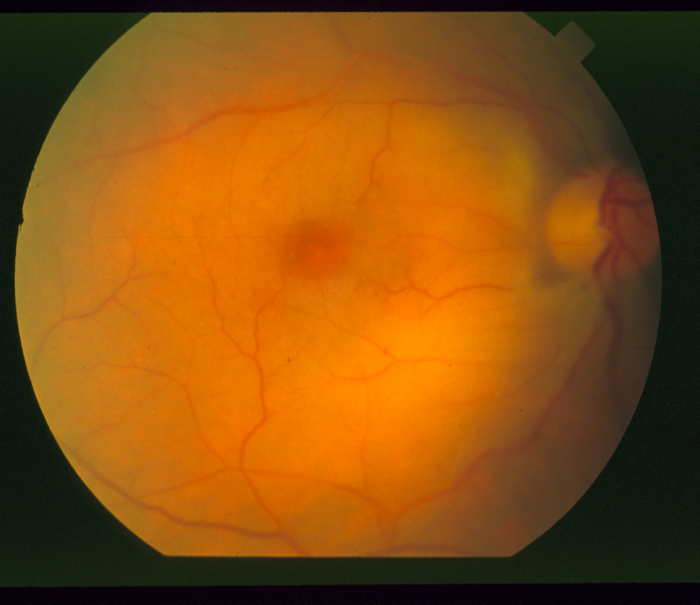
#> input picture test_img/im0004.ppm, 700 x 605 px, given in place of im0235.ppm, which was not available
$ python stats.py   (older library calls are emulated)
#> lines starting #> are read from the running program, lines starting #| are printed output that depends on the picture; pictures that were not available may be replaced by others from this repository, and a replacement may not be noted
### testData.py
import stats
import cv2
from os import listdir

def readTrainingSet():
    files = listdir("test_results")
    files = [x[:-4] for x in files]
    trainingSet = []
    for file in files:
        with open("/home/odys1528/PycharmProjects/funduscopy/test_results/" + file + ".txt",
                  "r") as file:
            data = file.read()
            data = data[:-1]  # deleting last ] char
            tokens = data.split(",")
            i = 0
            while (i < len(tokens)):
                if(tokens[i].strip()[1:]=="False"):
                    isFundus = False
                else:
                    isFundus = True
                i += 1
                average=[]
                average.append(float(tokens[i][7:]))
                i += 1
                average.append(float(tokens[i]))
                i += 1
                average.append(float(tokens[i][:-2]))
                i += 1
                hu = []
                hu.append(float(tokens[i][8:].strip()))
                i += 1
                hu.append(float(tokens[i].strip()))
                i += 1
                hu.append(float(tokens[i].strip()))
                i += 1
                hu.append(float(tokens[i].strip()))
                i += 1
                hu.append(float(tokens[i].strip()))
                i += 1
                hu.append(float(tokens[i].strip()))
                i += 1
                hu.append(float(tokens[i][:-2].strip()))
                i += 1
                variance = float(tokens[i][:-1].strip())
                i += 1
                trainingSet.append((isFundus, average, hu, variance))
    return trainingSet
# [37 lines that do not run on import are left out]

### stats.py
import random
import numpy as np
import math
import operator
import cv2
import testData
import matplotlib as plt
from sklearn.metrics import mean_squared_error
from PIL import Image

#coefficiants of parameters' significance: [average, hu, variance]
# global COEF
# global DILATATION
COEF = [1, 100000, 2]
DILATATION = 1

# [45 lines left out: functions randPixels, isThatFundus, fundusDatabase, countHuMoments, not called in this run]


def countVariance(array):
    return np.var(array)

# [317 lines left out: functions countAverage, cut25x25FromArray, countPixelParameters, scaleParameters, countAllParameters, euclideanDistance and 8 more, not called in this run]

if __name__ == "__main__":
    # main function for tests
	countKNNStats()
#> in countKNNStats, img_col is the input picture: shape (605, 700, 3); mean B, G, R 16.5, 79.5, 135.8
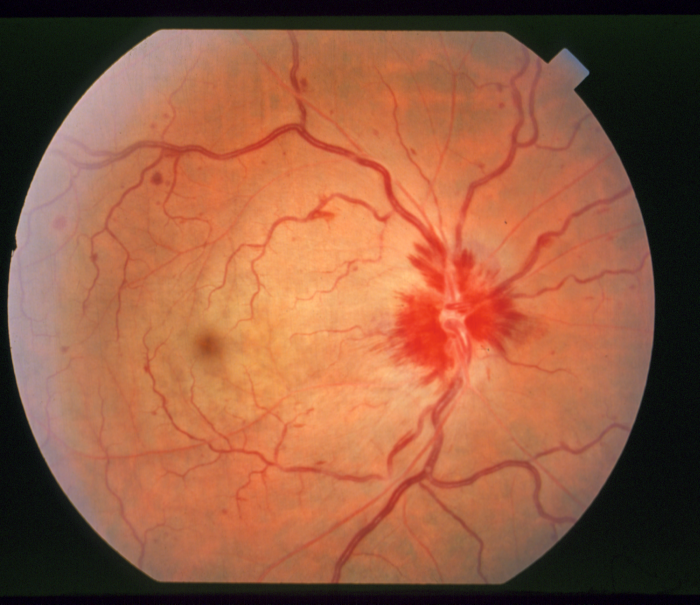
#> input picture test_img/im0005.ppm, 700 x 605 px, given in place of im0235.ah.ppm, which was not available
#> in countKNNStats, img_bw is the input picture: shape (605, 700, 3); mean B, G, R 65, 92.1, 149
#> in countKNNStats, `a = img_col[off_y:off_y+size_y]`:
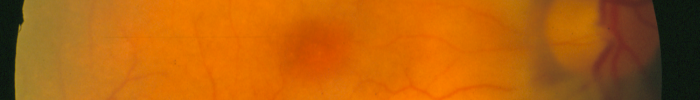
#> a: shape (100, 700, 3); mean B, G, R 12.5, 96.5, 179.9
#> the loop in countKNNStats, `for i in a:` made 100 passes
#> after the loop in countKNNStats, `for i in a:`: cut = 100 items
#> in countKNNStats, `cut = np.array(cut).flatten().reshape((size_x,size_y,3))`:
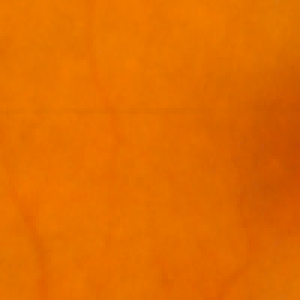
#> cut: shape (100, 100, 3) (shown 3 times larger); mean of channels 0, 1, 2 0.1, 108.9, 226.5; drawn as B, G, R
#> the loop in countAllParameters, `for x in range(len(baseArray)):` made 100 passes
#> (the run stopped early here; a loop or call above may not have finished)
